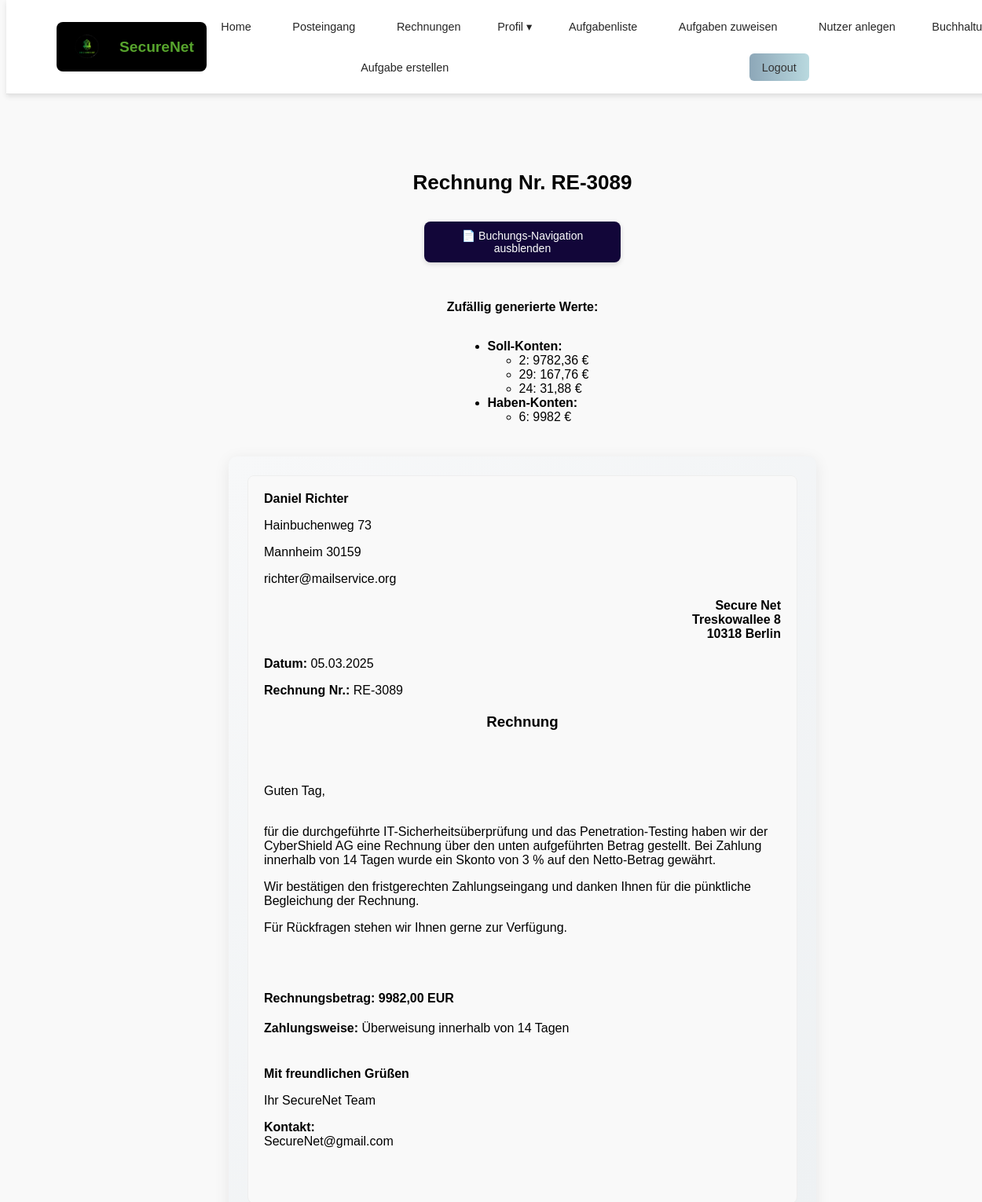
The app's page /posts/rechnung/10/ (signed in, upper part), older data.
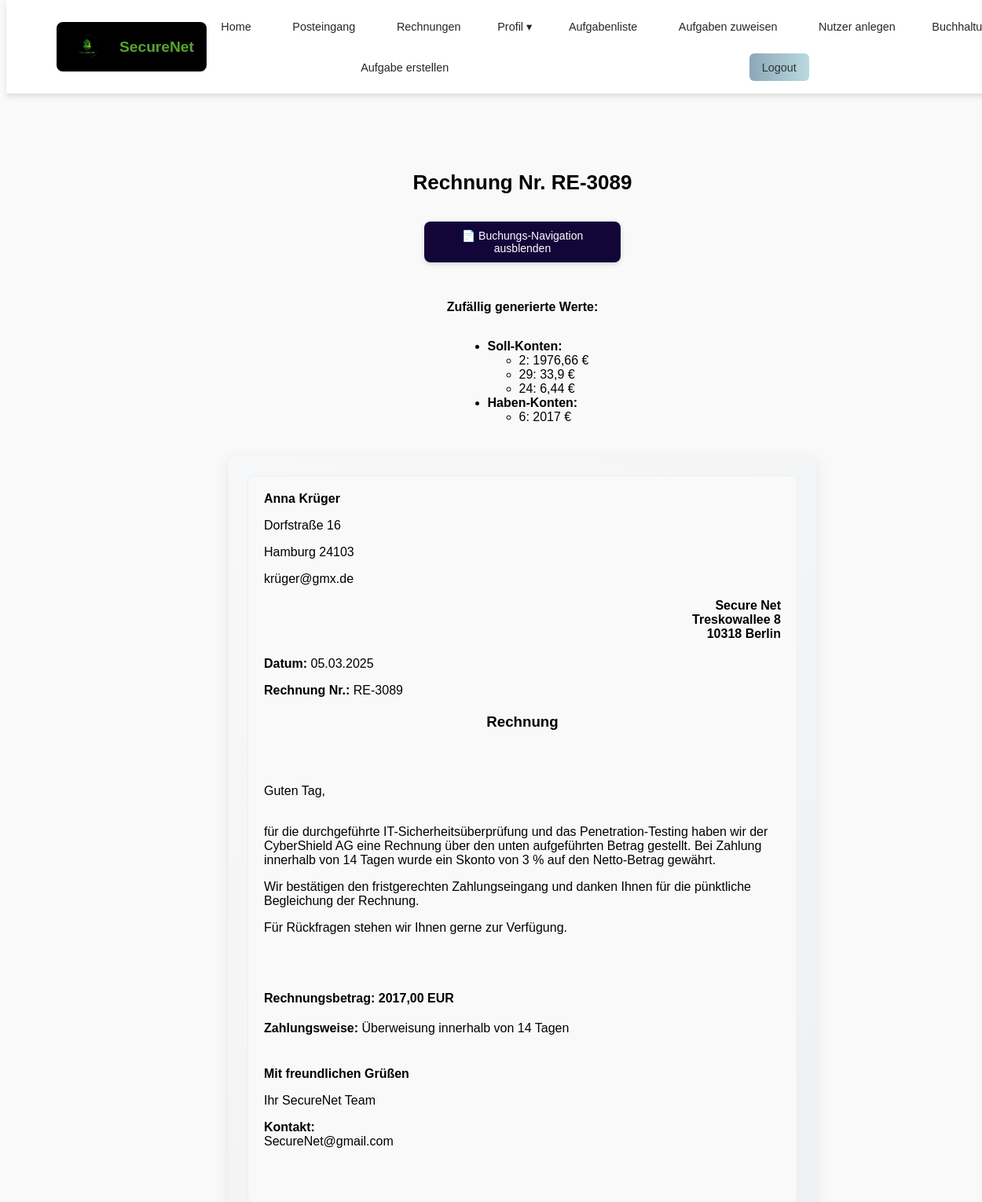
The same page, newer data.
### posts/models.py (models this page shows, shortened)
class NutzerAufgabe(models.Model):
    STATUS_CHOICES = [
        ('offen', 'Offen'),
        ('bearbeitet', 'Bearbeitet'),
        ('korrekt', 'Korrekt'),
    ]
    aufgabe = models.ForeignKey('Aufgabe_neu', on_delete=models.CASCADE)
    absender = models.ForeignKey(Absender, on_delete=models.CASCADE, null=True, blank=True)  # Neu
    nutzer = models.ForeignKey(settings.AUTH_USER_MODEL, on_delete=models.CASCADE)
    soll_konten = models.JSONField(default=list)  # Liste der Soll-Konten
    haben_konten = models.JSONField(default=list)  # Liste der Haben-Konten
    soll_betraege = models.JSONField(default=list)  # Liste der Soll-Beträge
    haben_betraege = models.JSONField(default=list)  # Liste der Haben-Beträge
    erstellt_am = models.DateTimeField(auto_now_add=True)
    bearbeitungsstand = models.CharField(max_length=20, choices=STATUS_CHOICES, default='offen')

class Absender(models.Model):
    name = models.CharField(max_length=100,null=True)
    email = models.EmailField(max_length=100,null=True)
    straße = models.CharField(max_length=255,null=True)
    stadt = models.CharField(max_length=100,null=True)
    plz = models.CharField(max_length=10,null=True)
    telnr = models.IntegerField(null=True)

### posts/views.py (the view)
# urls.py: path('rechnung/', views.rechnung_detail_view, name='rechnung'),
@login_required
def rechnung_detail_view(request, aufgabe_id):
    aufgabe = get_object_or_404(Aufgabe_neu, id=aufgabe_id)
    nutzer_aufgabe, _ = NutzerAufgabe.objects.get_or_create(
        aufgabe=aufgabe, nutzer=request.user,
        defaults={'soll_konto': '', 'haben_konto': '', 'betrag': 0, 'bearbeitungsstand': 'offen'}
    )
    buchungen = Buchung.objects.filter(aufgabe=aufgabe, nutzer=request.user).order_by('buchung_id')
    next_aufgabe = Aufgabe_neu.objects.filter(id__gt=aufgabe_id).order_by('id').first()
    konten = Konto.objects.exclude(name="GuV").order_by('name')
    if request.method == 'POST':
        buchung = handle_nutzer_buchung(request, aufgabe)
        if not is_buchung_korrekt(buchung, nutzer_aufgabe):
            send_korrektur_mail(request.user, aufgabe, aufgabe.fragentyp, request)
        return redirect('posts:rechnung_detail', aufgabe_id=aufgabe.id)
    letzte_buchung = buchungen.last()
    block_buchung = False
    if letzte_buchung:
        ist_falsch = letzte_buchung.status != 'korrekt'
        ist_korrekturbuchung = letzte_buchung.korrekturbuchung
        block_buchung = ist_falsch and not ist_korrekturbuchung
    buchung_status = []
    for buchung in buchungen:
        buchung_status.append({
            'buchung': buchung,
            'korrekt': is_buchung_korrekt(buchung, nutzer_aufgabe),
            'is_letzte_falsche': buchung == letzte_buchung and block_buchung,
            'soll_konten_liste': safe_parse(buchung.antwort_konten_soll),
            'haben_konten_liste': safe_parse(buchung.antwort_konten_haben),
            'soll_betraege_liste': safe_parse(buchung.antwort_betrag_soll),
            'haben_betraege_liste': safe_parse(buchung.antwort_betrag_haben),
        })
    template_map = {
        'eingehend': 'posts/rechnungen/rechnung_eingehend.html',
        'ausgehend': 'posts/rechnungen/rechnung_ausgehend.html',
        'intern': 'posts/rechnungen/rechnung_intern.html',
    }
    rechnungs_template = template_map.get(aufgabe.rechnungstyp, 'posts/rechnungen/rechnung_basis.html')
    id_to_name = {konto.id: konto.name for konto in Konto.objects.all()}
    context = {
        'rechnungs_template': rechnungs_template,  # Dynamisch gewähltes Template
        'rechnungsnummer': aufgabe.rechnungsnummer,
        'datum': aufgabe.datum,
        'eigene_ansicht': aufgabe.eigene_ansicht,
        'beschreibung': aufgabe.beschreibung,
        'rechnungsbetrag': Decimal(sum(nutzer_aufgabe.haben_betraege)),
        'zahlweise': aufgabe.zahlweise,
        'verabschiedung': aufgabe.verabschiedung,
        'kontakt': aufgabe.kontakt,
        'rechnungstyp': aufgabe.get_rechnungstyp_display(),
        'aufgabe': aufgabe,
        'nutzer_aufgabe': nutzer_aufgabe,
        'next_aufgabe': next_aufgabe,
        'buchungen': buchungen,
        'buchung_status': buchung_status,
        'konten': konten,
        'block_buchung': block_buchung,
        'absender': nutzer_aufgabe.absender,
        'konten_namen': id_to_name
    }
    return render(request, 'posts/rechnung.html', context)

### posts/templatetags/my_filters.py (called while the page is built)
@register.filter
def index(sequence, position):
    return sequence[int(position)]

@register.filter
def get_konto(dictionary, key):
    try:
        return dictionary.get(int(key), str(key))
    except (ValueError, TypeError, AttributeError):
        return str(key)

### posts/views.py (called while the page is built)
def safe_parse(val):
    if isinstance(val, str):
        return json.loads(val or "[]")
    return val or []

### posts/templates/posts/rechnung.html (shortened to what this page needs)
{% extends 'master_layout.html' %}
{% load my_filters %}
{% load static %}
{% block css %}
<link rel="stylesheet" href="{% static 'css/rechnung.css' %}">
{% endblock %}
{% block content %}
<div class="container_rechnung">
    <h1 class="headline_rechnung">Rechnung Nr. {{ aufgabe.rechnungsnummer }} </h1>
<br>
    <button id="toggle-right-section" class="btn-toggle_rechnung">
    📄 Buchungs-Navigation ausblenden
</button>
    {% if user.is_authenticated and nutzer_aufgabe %}
    <p><strong>Zufällig generierte Werte:</strong></p>
    <ul>
        <li><strong>Soll-Konten:</strong>
            <ul>
                {% for i in nutzer_aufgabe.soll_konten %}
                    <li>
                        {{ i }}: {{ nutzer_aufgabe.soll_betraege|index:forloop.counter0 }} €
                    </li>
                {% endfor %}
            </ul>
        </li>
        <li><strong>Haben-Konten:</strong>
            <ul>
                {% for i in nutzer_aufgabe.haben_konten %}
                    <li>
                        {{ i }}: {{ nutzer_aufgabe.haben_betraege|index:forloop.counter0 }} €
                    </li>
                {% endfor %}
            </ul>
        </li>
    </ul>
    {% endif %}
<div class="content-wrapper_rechnung">
    <div class="left-section_rechnung">
        {% include rechnungs_template %}
    </div>
    </div>
</div>
{% endblock %}

### posts/templates/posts/rechnung_basis.html (shortened to what this page needs)
<!DOCTYPE html>
<html lang="de">
{% load my_filters %}
<head>
</head>
<body>
    <div class="invoice-box">
        <div class="company-address">
            <strong>{{ nutzer_aufgabe.absender.name }}</strong>
            {{ nutzer_aufgabe.absender.straße|linebreaks }}
            {{ nutzer_aufgabe.absender.stadt }}
            {{ nutzer_aufgabe.absender.plz }}
            {{ nutzer_aufgabe.absender.email|linebreaks }}
        </div>
        <div class="client-address" style="text-align: right;">
            <p><strong>{{ eigene_ansicht|linebreaks }}</strong></p>
        </div>
        <div class="invoice-header" style="margin-top: 20px;">
            <p><strong>Datum:</strong> {{ datum|date:"d.m.Y" }}</p>
            <p><strong>Rechnung Nr.:</strong> {{ rechnungsnummer|default:"Keine Nummer angegeben" }}</p>
        </div>
        <div class="invoice-description" style="margin-top: 20px;">
            <h3>Rechnung</h3>
            <br><br>
                <p>
                {% if aufgabe.rechnungstyp == "ausgehend" %}
                    Guten Tag,
                {% else%}
                    Sehr geehrtes SecureNet Team
                {%endif%}
                <br><br>
                {{ beschreibung|linebreaks }}<br><br>
            </p>
        </div>
        <div class="invoice-amount" style="margin-top: 20px;">
            {% if aufgabe.fragentyp_id == 10 %}
                <p><strong>Rechnungsbetrag (Brutto):</strong> {{ rechnungsbetrag|mul:1.05|floatformat:2 }}</p>
            {% elif aufgabe.fragentyp_id == 13%}
                <p><strong>Anschaffungskosten (Netto):</strong> {{ rechnungsbetrag|mul:aufgabe.nutzungsdauer|floatformat:2 }}</p>
            {% else %}
            <p><strong>Rechnungsbetrag:</strong> {{ rechnungsbetrag|floatformat:2 }} EUR</p>
            {% endif %}
        </div>
        <div class="payment-info" style="margin-top: 20px;">
            <p><strong>Zahlungsweise:</strong> {{ zahlweise|default:"Keine Zahlungsart angegeben" }}</p>
        </div>
        <div class="invoice-footer" style="margin-top: 40px;">
            <p><strong>{{ verabschiedung|linebreaks }}</strong></p>
            {% if aufgabe.rechnungstyp == "ausgehend" %}
                <p>Ihr SecureNet Team </p>
                <p><strong>Kontakt:</strong><br>SecureNet@gmail.com</p>
            {% elif aufgabe.rechnungstyp == "eingehend" %}
                <p>{{ nutzer_aufgabe.absender.name }}</p>
                <p><strong>Kontakt:</strong><br>{{ nutzer_aufgabe.absender.email|linebreaks }}</p>
            {%else %}
                <p>SecureNet GmbH</p>
            {%endif%}
            <br>
        </div>
    </div>
</body>
</html>

Row changes from the older to the newer data that the page shows:
removed NutzerAufgabe: soll_betraege|index "9782,36" "167,76" "31,88", haben_betraege|index "9982", absender.name "Daniel Richter", absender.straße "Hainbuchenweg 73", absender.stadt "Mannheim", absender.plz "30159", absender.email "richter@mailservice.org"
added NutzerAufgabe: soll_betraege|index "1976,66" "33,9" "6,44", haben_betraege|index "2017", absender.name "Anna Krüger", absender.straße "Dorfstraße 16", absender.stadt "Hamburg", absender.plz "24103", absender.email "krüger@gmx.de"
Text that changed along with them:
{{ rechnungsbetrag|floatformat:2 }}: "9982,00" → "2017,00"
new list line: "2 : €"
new list line: "29 : €"
new list line: "24 : €"
new list line: "6 : €"
list line gone: "2 : €"
list line gone: "29 : €"
list line gone: "24 : €"
list line gone: "6 : €"
